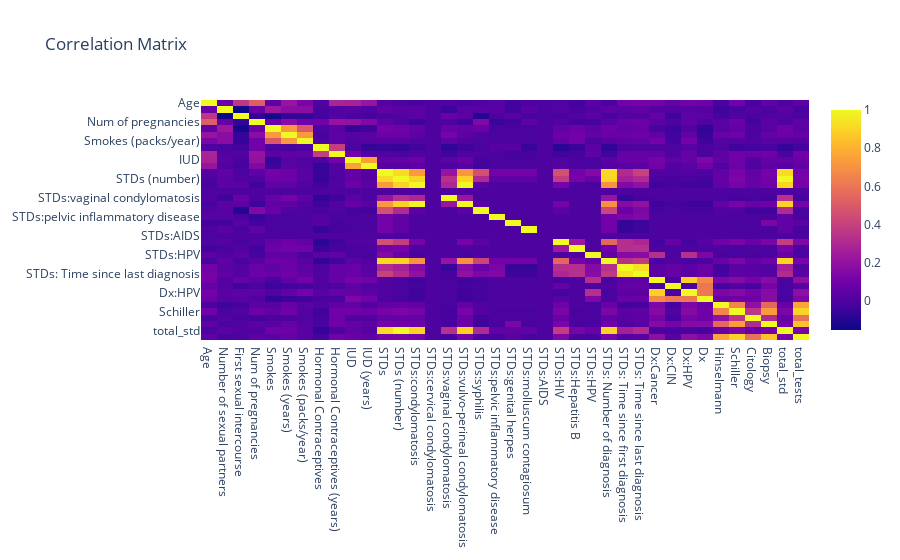

The cell this chart's notebook holds for it:
### Markdown cell above
# Data Exploration

### Code cell
corr_matrix = df.corr()
corr_matrix.fillna(0,inplace=True)
corr_graph = px.imshow(corr_matrix, aspect="auto",title="Correlation Matrix")
corr_graph.show()

### Figure 1 — Plotly figure (JSON) as saved in the notebook; plotly's stock layout.template omitted (floating-point values rounded to 4 significant figures; data arrays with more than 128 entries replaced by an {"elided": "..."} marker saying what was removed)
{"data": [{"coloraxis": "coloraxis", "hovertemplate": "x: %{x}<br>y: %{y}<br>color: %{z}<extra></extra>", "name": "0", "type": "heatmap", "x": ["Age", "Number of sexual partners", "First sexual intercourse", "Num of pregnancies", "Smokes", "Smokes (years)", "Smokes (packs/year)", "Hormonal Contraceptives", "Hormonal Contraceptives (years)", "IUD", "IUD (years)", "STDs", "STDs (number)", "STDs:condylomatosis", "STDs:cervical condylomatosis", "STDs:vaginal condylomatosis", "STDs:vulvo-perineal condylomatosis", "STDs:syphilis", "STDs:pelvic inflammatory disease", "STDs:genital herpes", "STDs:molluscum contagiosum", "STDs:AIDS", "STDs:HIV", "STDs:Hepatitis B", "STDs:HPV", "STDs: Number of diagnosis", "STDs: Time since first diagnosis", "STDs: Time since last diagnosis", "Dx:Cancer", "Dx:CIN", "Dx:HPV", "Dx", "Hinselmann", "Schiller", "Citology", "Biopsy", "total_std", "total_tests"], "xaxis": "x", "y": ["Age", "Number of sexual partners", "First sexual intercourse", "Num of pregnancies", "Smokes", "Smokes (years)", "Smokes (packs/year)", "Hormonal Contraceptives", "Hormonal Contraceptives (years)", "IUD", "IUD (years)", "STDs", "STDs (number)", "STDs:condylomatosis", "STDs:cervical condylomatosis", "STDs:vaginal condylomatosis", "STDs:vulvo-perineal condylomatosis", "STDs:syphilis", "STDs:pelvic inflammatory disease", "STDs:genital herpes", "STDs:molluscum contagiosum", "STDs:AIDS", "STDs:HIV", "STDs:Hepatitis B", "STDs:HPV", "STDs: Number of diagnosis", "STDs: Time since first diagnosis", "STDs: Time since last diagnosis", "Dx:Cancer", "Dx:CIN", "Dx:HPV", "Dx", "Hinselmann", "Schiller", "Citology", "Biopsy", "total_std", "total_tests"], "yaxis": "y", "z": {"elided": "38x38 float values"}}], "layout": {"coloraxis": {"colorscale": [[0, "#0d0887"], [0.1111, "#46039f"], [0.2222, "#7201a8"], [0.3333, "#9c179e"], [0.4444, "#bd3786"], [0.5556, "#d8576b"], [0.6667, "#ed7953"], [0.7778, "#fb9f3a"], [0.8889, "#fdca26"], [1, "#f0f921"]]}, "title": {"text": "Correlation Matrix"}, "xaxis": {"anchor": "y", "domain": [0, 1]}, "yaxis": {"anchor": "x", "autorange": "reversed", "domain": [0, 1]}}}
